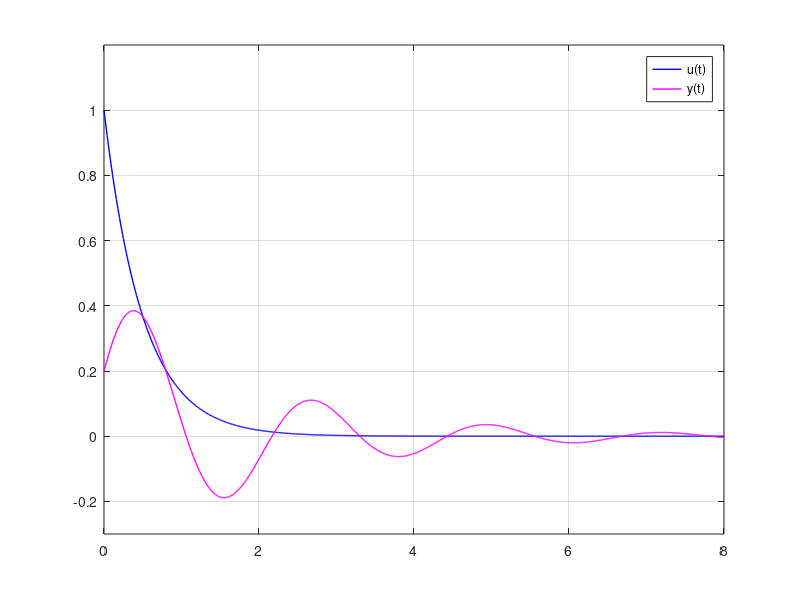

The MATLAB source for this figure:
clc; clear; close all

t = 0:0.01:8;
u = exp(-2*t);
y = 1/10*( exp(-2*t) - exp(-t/2).*(-cos(sqrt(31)/2*t) - 23/sqrt(31)*sin(sqrt(31)/2*t)) );

figure(1); set(gcf,'color','w');
hold on; box on; grid on; 
axis([min(t) max(t) -0.3 1.2]); 
plot(t,u,'LineWidth',1,'Color','b')
plot(t,y,'LineWidth',1,'Color','m')
legend('u(t)','y(t)'); 
